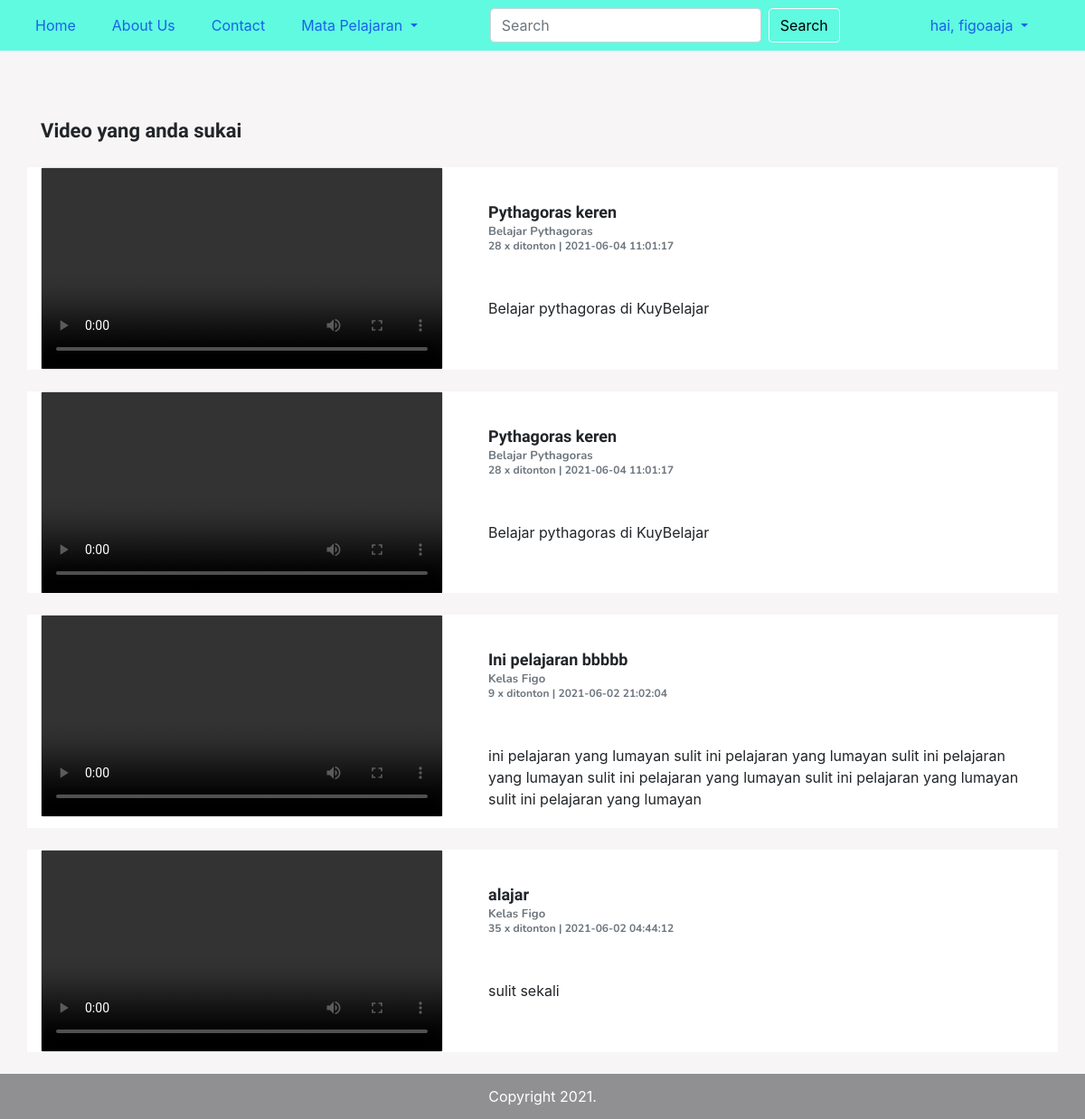
The app's page /disukai.php (signed in) with its own data.
### tables this page shows
CREATE TABLE `postingans` (
  `id_postingan` bigint(20) UNSIGNED NOT NULL,
  `id_kelas` varchar(191) NOT NULL,
  `id_mata_pelajaran` varchar(191) NOT NULL,
  `judul` varchar(191) NOT NULL,
  `kelas` varchar(191) NOT NULL,
  `deskripsi` varchar(191) NOT NULL,
  `video` varchar(191) NOT NULL,
  `created_at` timestamp NULL DEFAULT NULL,
  `updated_at` timestamp NULL DEFAULT NULL
);

CREATE TABLE `kelass` (
  `id_kelas` bigint(20) UNSIGNED NOT NULL,
  `id_pengguna` varchar(191) NOT NULL,
  `nama_kelas` varchar(191) NOT NULL,
  `deskripsi` varchar(191) NOT NULL,
  `foto_sampul` varchar(191) NOT NULL,
  `created_at` timestamp NULL DEFAULT NULL,
  `updated_at` timestamp NULL DEFAULT NULL
);

### disukai.php (the view, shortened to what this page needs)
<?php
                        include_once("config.php");
                        ?>
<!DOCTYPE html>
<html>
<head>
    <link rel="stylesheet" href="https://cdn.jsdelivr.net/npm/bootstrap@4.6.0/dist/css/bootstrap.min.css">
    <link href="font.css" rel="stylesheet">
</head>
<body>
    <?php
    include('header.php');
  ?>
  <div class="container mt-5">
    <div class="row mb-4 pt-4">
      <div class="col">
        <div class="fontKerasBesar">Video yang anda sukai</div>
      </div>
    </div>
  </div>
  <?php
    $id_pengguna=$_SESSION["id_pengguna"];
                    $result = mysqli_query($mysqli, "SELECT  *,
                     postingans.deskripsi as deskripsi_postingan,
                     postingans.updated_at as tanggal_postingan
                    FROM postingans inner join kelass on kelass.id_kelas=postingans.id_kelas inner join menyukais on menyukais.id_postingan=postingans.id_postingan WHERE
                    menyukais.id_pengguna = '$id_pengguna'
                    order by menyukais.id_menyukai desc limit 10");
                    while($data_table = mysqli_fetch_array($result)) {
                      ?>
<section class="putar">
  <div class="container videoPutar" data-id='<?php echo $data_table["id_postingan"] ?>'>
    <div class="row mb-4 kotakVideoTulisan">
      <div class="col-5">
        <div class="card">
          <video controls>
            <source src="admin/images/video/<?php echo $data_table['video'] ?>" type="video/mp4" />
          </video>
        </div>
      </div>
      <div class="col-7">
        <div class="card-body">
          <div class="card-title mt-3 fontKeras"><?php echo $data_table["judul"] ?></div>
          <div class="card-subtitle mb-1 text-muted fontLembutBesar"><?php echo $data_table["nama_kelas"] ?></div>
          <?php
            $id_postingan=$data_table["id_postingan"];
                $result2 = mysqli_query($mysqli, "SELECT sum(jumlah_menonton) as total_menonton FROM menontons where id_postingan=$id_postingan");
                      while($data_table2 = mysqli_fetch_array($result2)) {
                        $total_menonton=$data_table2['total_menonton'];
                      }
                    ?>
          <div class="card-subtitle mt-1 text-muted tontonTanggal fontLembutKecil"><?php echo $total_menonton;  ?> x ditonton | <?php echo $data_table["tanggal_postingan"] ?></div>
          <div class="card-titlle mt-5 contohDeskripsi"><?php echo $data_table["deskripsi_postingan"] ?></div>
        </div>
      </div>
    </div>
  </div>
</section>
<?php
}
        include('footer.php');
        ?>
</body>
</html>

### disukai.php (style rules this page uses)
html { min-height:100vh; }
body { min-height: 100vh; position: relative; box-sizing: border-box; background-color: #f7f5f5; padding-bottom: 50px; //height of the footer }
.kotakVideoTulisan { background-color:white; }

### records on screen
postingans: judul "Pythagoras keren", id_kelas.nama_kelas "Belajar Pythagoras", total_menonton "28", updated_at "2021-06-04 11:01:17", deskripsi "Belajar pythagoras di KuyBelajar"
postingans: judul "Ini pelajaran bbbbb", id_kelas.nama_kelas "Kelas Figo", total_menonton "9", updated_at "2021-06-02 21:02:04", deskripsi "ini pelajaran yang lumayan sulit ini pelajaran yang lumayan sulit ini pelajaran yang lumayan sulit ini pelajaran yang lumayan sulit ini pelajaran yang lumayan sulit ini pelajaran yang lumayan"
postingans: judul "alajar", id_kelas.nama_kelas "Kelas Figo", total_menonton "35", updated_at "2021-06-02 04:44:12", deskripsi "sulit sekali"

### other values on screen
$_SESSION["nama_depan"] "figoaaja"
